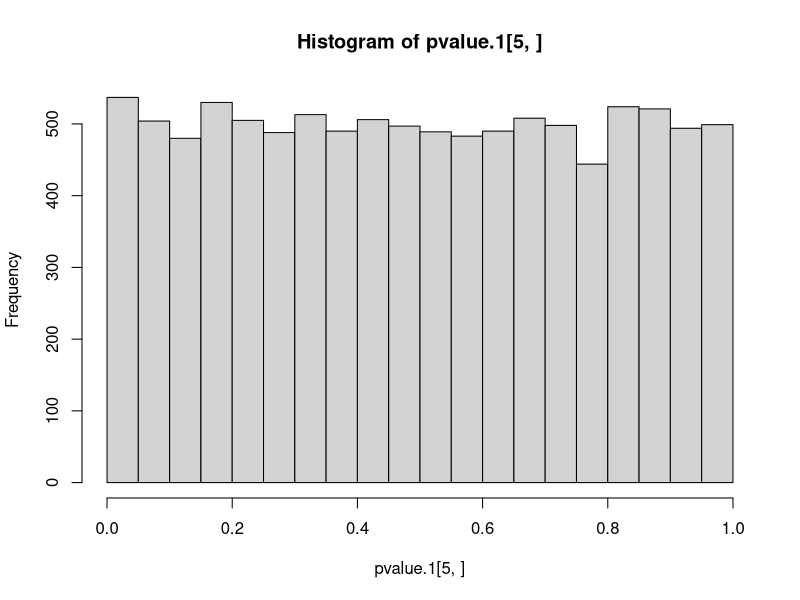
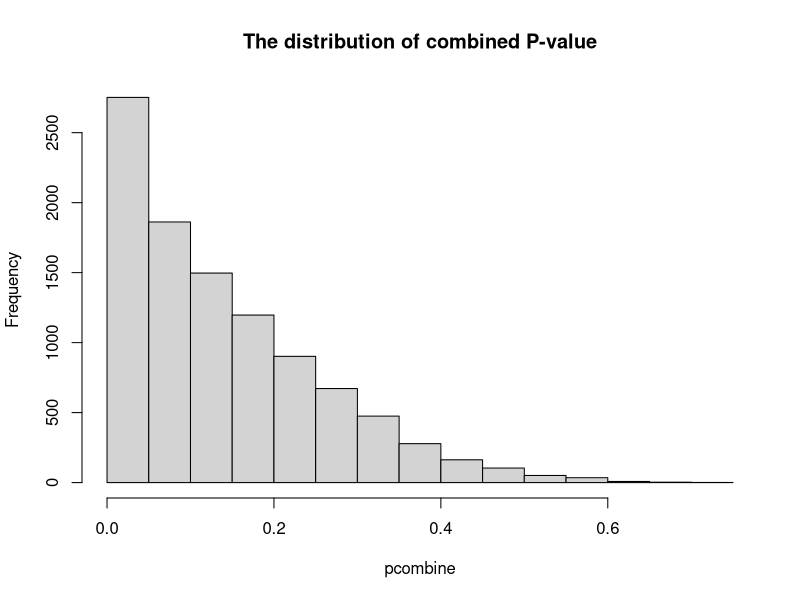
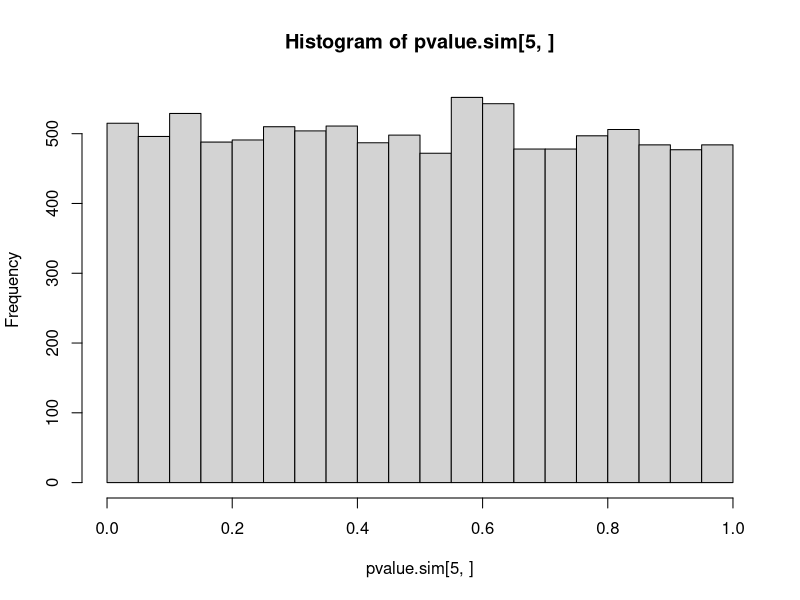
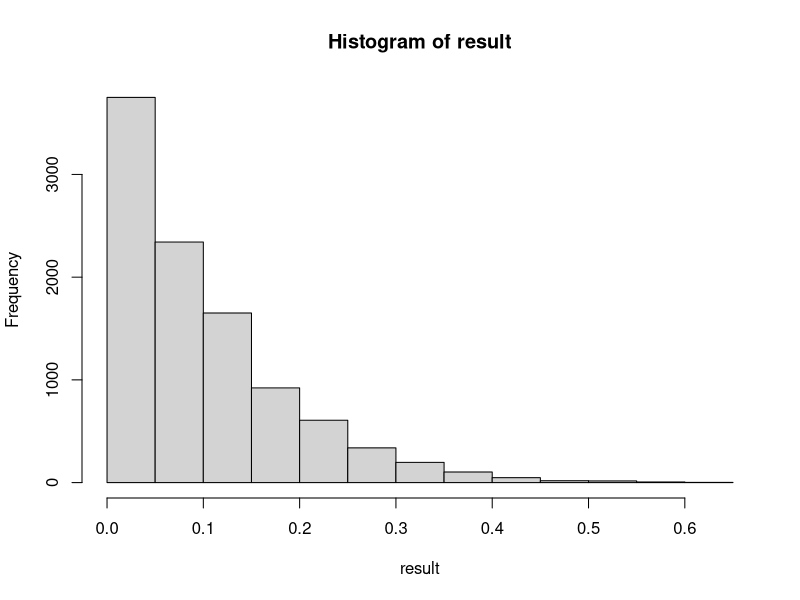
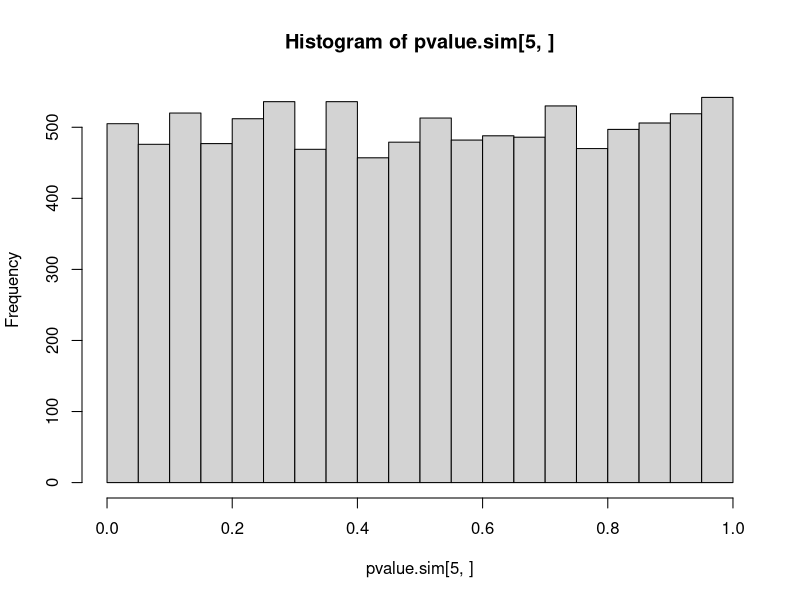
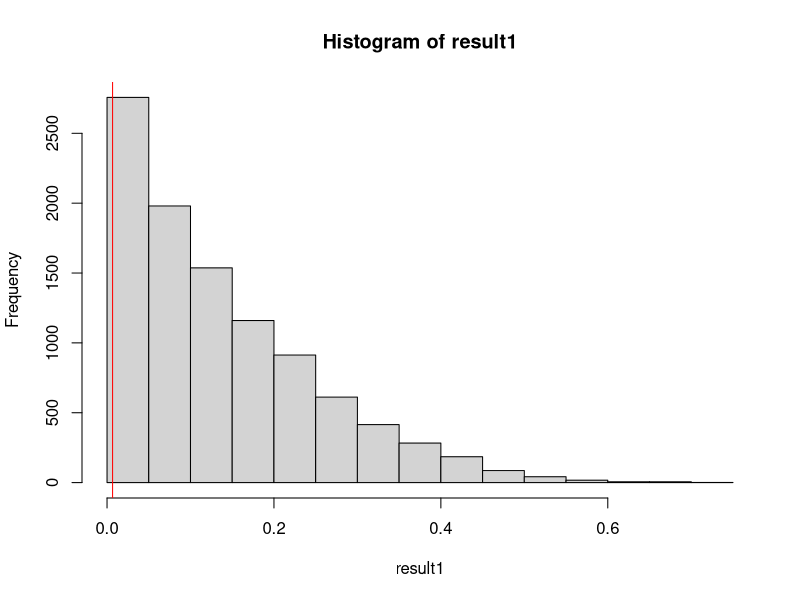
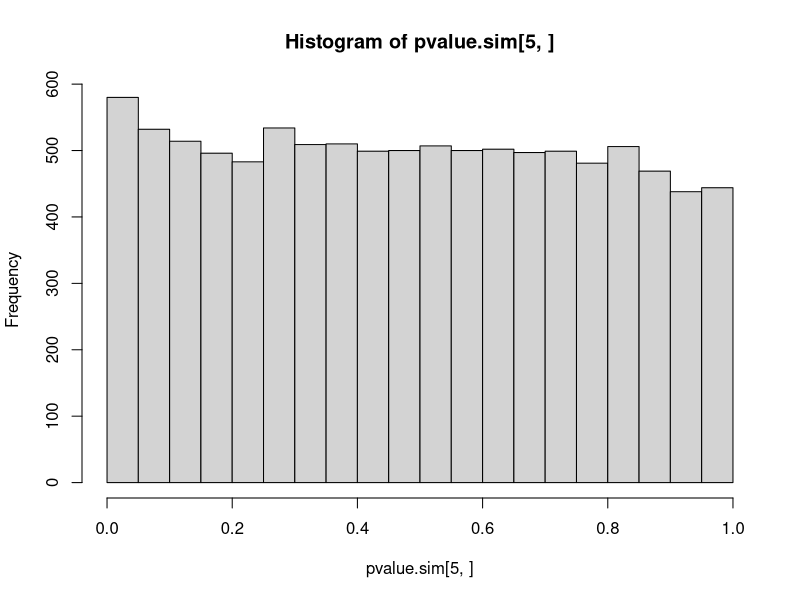
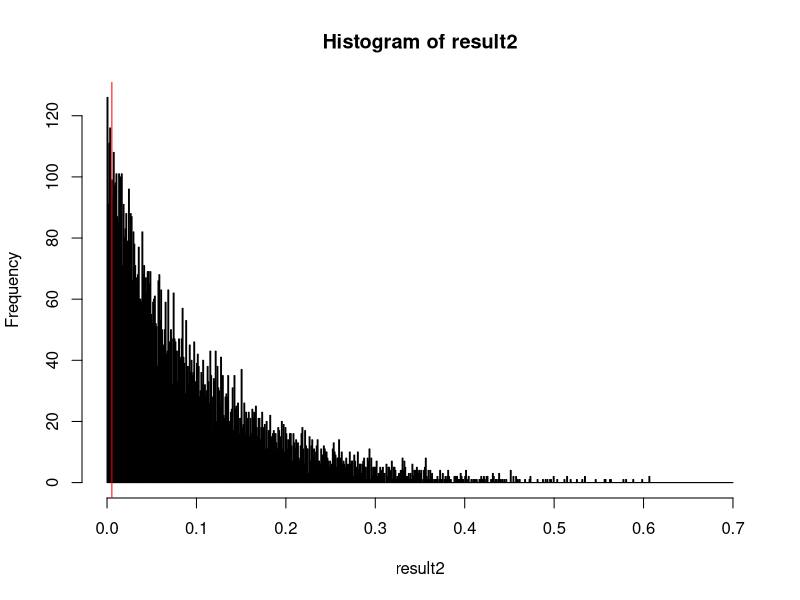

Source code (R) for these figures, in order:
## ---- chunk 1
knitr::opts_chunk$set(echo = TRUE)
## ---- chunk 2
N=10000
K=10
n=as.numeric()
for (i in 1:10){n[i]=N/10}
Ybar=as.numeric()
for (i in 1:10){Ybar[i]=0}
sigma=as.numeric()
for (i in 1:10){sigma[i]=1}
## ---- chunk 3
Ybar.obs<-matrix(nrow = 10,ncol = 10000)
variance.obs<-matrix(nrow = 10,ncol = 10000)
for (i in 1:10){
for (j in 1:10000){
  Ybar.obs[i,j]=rnorm(1,Ybar[i],sigma[i]*sqrt(K/N))
  variance.obs[i,j]=rchisq(1,n[i]-1)*(sigma[i]^2)/(n[i]-1)
}
}
## ---- chunk 4
Vneyman<-matrix(nrow = 9,ncol = 10000)
for(i in 1:9){
  for(j in 1:10000) {
    Vneyman[i,j]<-variance.obs[i+1,j]/n[i]+variance.obs[1,j]/n[1]
  }
}
theta<-matrix(nrow = 9,ncol = 10000)
for(i in 1:9){
  for(j in 1:10000) {
    theta[i,j]<-(Ybar.obs[i+1,j]-Ybar.obs[1,j])/sqrt(Vneyman[i,j])
  }
}
## ---- chunk 5
pvalue<-matrix(nrow = 9,ncol = 10000)
for(i in 1:9){
  for(j in 1:10000){
    pvalue[i,j]=1-integrate(dnorm,-1*abs(theta[i,j]),abs(theta[i,j]))$value
  }
}
pcombine<-as.numeric()
for(j in 1:10000){pcombine[j]=min(pvalue[,j])}
## ---- chunk 6
pvalue.1<-matrix(nrow = 9,ncol = 10000)
for(i in 1:9){
  for(j in 1:10000){
    pvalue.1[i,j]=2*pnorm(-abs(theta[i,j]))
    }
}
pcombine.1<-as.numeric()
for(j in 1:10000){pcombine.1[j]=min(pvalue.1[,j])}


## ---- chunk 7
hist(pvalue.1[5,])
pcombince.order=sort(pcombine)
cutoff1<-pcombince.order[500]


## ---- chunk 8
hist(pcombine,main = "The distribution of combined P-value")
## ---- chunk 9
N=10000
K=10
nk=as.numeric()
for (i in 1:10){nk[i]=N/10}
Ybar=as.numeric()
for (i in 1:10){Ybar[i]=0}
sigma=as.numeric()
for (i in 1:10){sigma[i]=i}
## ---- chunk 10
simulation<-function(N,K,n,Ybar,sigma,M){

Ybar.sim<-matrix(nrow = K,ncol = M)
variance.sim<-matrix(nrow = K,ncol = M)
for (i in 1:K){
for (j in 1:M){
  Ybar.sim[i,j]=rnorm(1,Ybar[i],sigma[i]*sqrt(K/N))
  variance.sim[i,j]=rchisq(1,n[i]-1)*(sigma[i]^2)/(n[i]-1)
}
}

Vneyman.sim<-matrix(nrow = (K-1),ncol = M)
for(i in 1:(K-1)){
  for(j in 1:M) {
    Vneyman.sim[i,j]<-variance.sim[i+1,j]/n[i]+variance.sim[1,j]/n[1]
  }
}

theta.sim<-matrix(nrow = (K-1),ncol = M)
for(i in 1:(K-1)){
  for(j in 1:M) {
    theta.sim[i,j]<-(Ybar.sim[i+1,j]-Ybar.sim[1,j])/sqrt(Vneyman.sim[i,j])
  }
}

pvalue.sim<-matrix(nrow = (K-1),ncol = M)
for(i in 1:(K-1)){
  for(j in 1:M){
    pvalue.sim[i,j]=2*pnorm(-abs(theta.sim[i,j]))
  }
}

pcombine.sim<-as.numeric()
for(j in 1:M) {pcombine.sim[j]=min(pvalue.sim[,j])}

hist(pvalue.sim[5,])
pcombine.sim

}
## ---- chunk 11
result=simulation(10000,10,rep(1000,10),rep(0,10),seq(1,10,1),10000)
cutoff2<-sort(result)[500]
hist(result)
## ---- chunk 12
result1=simulation(10000,10,rep(1000,10),seq(0,0.09,0.01),rep(10,10),10000)
hist(result1)
abline(v=cutoff1,col="red")
## ---- chunk 13
result2=simulation(10000,10,rep(1000,10),seq(0,0.09,0.01),seq(1,10,1),10000)
hist(result2,breaks = seq(0,0.7,0.001))
abline(v=cutoff2,col="red")
